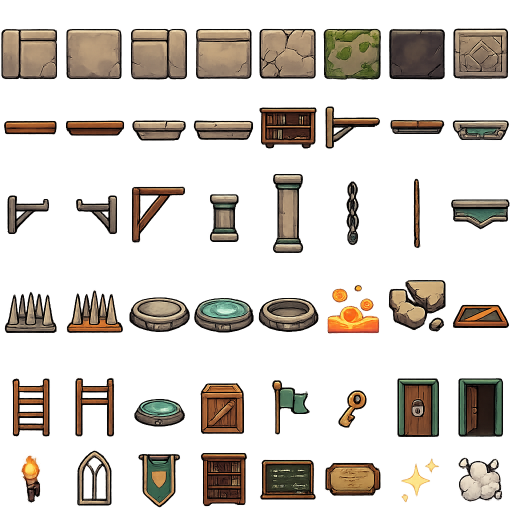
#> input picture assets/academy/games/one-room-platformer/tga-one-room-platformer-sideview-construction-pieces-concept-v0.2.png, 1024 x 1024 px, found by its file name (shown at 1/2 size)
$ python extract-construction-regions.py
#> lines starting #> are read from the running program, lines starting #| are printed output that depends on the picture; after the words box and inside, x2 and y2 are one past the last pixel; in counts of white or black regions, pixels touching at a corner belong together
import json
import numpy as np
from PIL import Image
from scipy.ndimage import label, find_objects
from collections import deque

def extract_regions():
    src_path = 'assets/academy/games/one-room-platformer/tga-one-room-platformer-sideview-construction-pieces-concept-v0.2.png'
    clean_path = 'assets/academy/games/one-room-platformer/tga-one-room-platformer-construction-pieces-cleaned-v0.2.png'
    manifest_path = 'manifests/academy.platformer-construction-pieces.regions.json'

    # 1. CLEAN
    img = Image.open(src_path).convert('RGBA')
#> img is the input picture: PIL image 1024x1024 RGBA; mean R, G, B, A 110.5, 88.2, 65.6, 71.4
    arr = np.array(img).astype(np.float32)
    h, w = arr.shape[:2]
#> h = 1024; w = 1024

    q = deque()
    for i in range(h):
        q.append((i, 0))
        q.append((i, w - 1))
    for j in range(w):
        q.append((0, j))
        q.append((h - 1, j))

    visited = set(q)

    # Flood-fill the background
    while q:
        cy, cx = q.popleft()
        c = arr[cy, cx]
        if c[3] == 0:
            continue

        c_diff = float(max(c[:3])) - float(min(c[:3]))
        # The background is checkerboard (c_diff < 20).
        # We also want to eat the torch glow, which is darker brown/orange.
        # Torch flame is very bright. Glow is darker.
        brightness = sum(c[:3]) / 3.0

        is_bg = (c_diff < 20)
        # Aggressive halo cleanup: also eat dark brownish colors from the torch glow
        # Torch glow checkerboard is typically around R=50-100, G=40-80, B=30-60
        if not is_bg and brightness < 80 and c[0] > c[1] and c_diff < 60:
            is_bg = True

        if is_bg:
            arr[cy, cx, 3] = 0  # transparent
            for dy, dx in [(-1,0), (1,0), (0,-1), (0,1)]:
                ny, nx = cy+dy, cx+dx
                if 0 <= ny < h and 0 <= nx < w:
                    if (ny, nx) not in visited:
                        visited.add((ny, nx))
                        q.append((ny, nx))
#> this loop made 4096 passes
#> c on passes 1 to 3: [139, 119, 97, 0], [116, 104, 90, 0], [139, 118, 96, 0]
#> after the loop, visited = 4092 items

    # Save cleaned image
    out_img = Image.fromarray(arr.astype(np.uint8))
    out_img.save(clean_path)
    print(f"Cleaned image saved to {clean_path}")

    # 2. DETECT
    mask = arr[:, :, 3] > 0
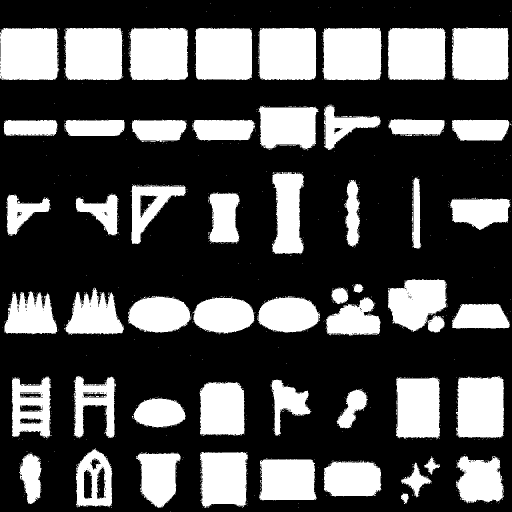
#> mask: shape (1024, 1024) bool (shown at 1/2 size); 30.7% white; 1392 white regions (1337 under 20 px), largest, box (x1, y1, x2, y2) and area: (645, 56, 763, 160) 11765, (0, 56, 118, 160) 11675, (256, 56, 376, 160) 11660
    # 0-pixel dilation (pure detection). We rely entirely on the logical grid grouping
    # in Phase 3 to merge disconnected parts like sparkles or floating embers,
    # ensuring closely packed items like the three buttons stay perfectly separated.
    labeled_array, num_features = label(mask)
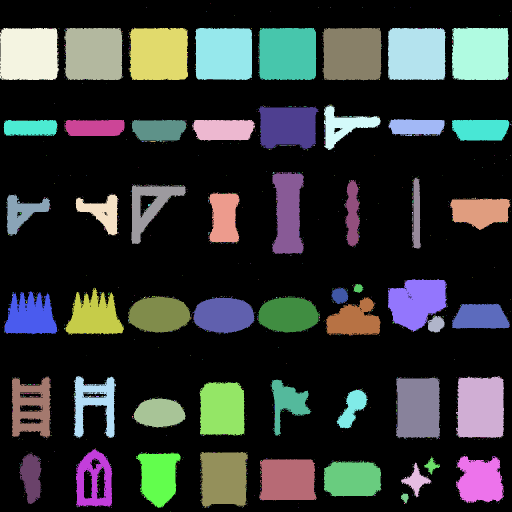
#> labeled_array: shape (1024, 1024) int32 (shown at 1/2 size); 2267 distinct labels, from 0 to 2266; one colour per label, 0 black
#> num_features = 2266
    objects = find_objects(labeled_array)
#> objects = 2266 items

    raw_regions = []
    for idx, obj in enumerate(objects):
        if obj is None: continue
        y_slice, x_slice = obj
        # Filter noise
        area = (y_slice.stop - y_slice.start) * (x_slice.stop - x_slice.start)
        if area < 100:
            continue

        raw_regions.append({
            'y': y_slice.start,
            'x': x_slice.start,
            'w': x_slice.stop - x_slice.start,
            'h': y_slice.stop - y_slice.start
        })
#> this loop made 2266 passes
#> area on passes 18, 19, 22: 11865, 12272, 12168
#> after the loop, raw_regions = 53 items

    # 3. MAP (Smarter Merge Pass based on logical cells)
    # The artist didn't use a perfect grid, but the items cluster into 8x6 logical cells.
    # We use approximate cell boundaries to group disconnected pieces of the same item.
    cells = {}
    for r in raw_regions:
        cx = r['x'] + r['w'] / 2.0
        cy = r['y'] + r['h'] / 2.0

        # Approximate boundaries for the 8x6 grid
        # Rows: 0, 162, 338, 512, 716, 882, 1024
        # Cols: 0, 124, 255, 383, 512, 640, 769, 899, 1024
        row_idx = 5
        for i, border in enumerate([162, 338, 512, 716, 882, 1024]):
            if cy < border:
                row_idx = i
                break

        col_idx = 7
        for i, border in enumerate([124, 255, 383, 512, 640, 769, 899, 1024]):
            if cx < border:
                col_idx = i
                break

        cell_key = (row_idx, col_idx)
        if cell_key not in cells:
            cells[cell_key] = []
        cells[cell_key].append(r)
#> this loop made 53 passes
#> (r, cx, cy, cell_key) on passes 1 to 11: ({'y': 55, 'x': 904, 'w': 113, 'h': 105}, 960.5, 107.5, (0, 7)), ({'y': 56, 'x': 0, 'w': 118, 'h': 104}, 59, 108, (0, 0)), ({'y': 56, 'x': 128, 'w': 117, 'h': 104}, 186.5, 108, (0, 1)), ({'y': 56, 'x': 259, 'w': 117, 'h': 104}, 317.5, 108, (0, 2)), ({'y': 56, 'x': 390, 'w': 114, 'h': 104}, 447, 108, (0, 3)), ({'y': 56, 'x': 517, 'w': 115, 'h': 104}, 574.5, 108, (0, 4)), ({'y': 56, 'x': 645, 'w': 118, 'h': 104}, 704, 108, (0, 5)), ({'y': 56, 'x': 776, 'w': 116, 'h': 104}, 834, 108, (0, 6)), ({'y': 212, 'x': 518, 'w': 119, 'h': 86}, 577.5, 255, (1, 4)), ({'y': 212, 'x': 648, 'w': 113, 'h': 88}, 704.5, 256, (1, 5)), ({'y': 238, 'x': 777, 'w': 112, 'h': 34}, 833, 255, (1, 6))
#> after the loop, cells = 48 items

    # Compute bounding box for each cell
    regions = []
    # Ensure they are sorted top-to-bottom, left-to-right by iterating the grid
    for row in range(6):
        for col in range(8):
            if (row, col) in cells:
                cell_regions = cells[(row, col)]
                min_x = min(r['x'] for r in cell_regions)
                min_y = min(r['y'] for r in cell_regions)
                max_x = max(r['x'] + r['w'] for r in cell_regions)
                max_y = max(r['y'] + r['h'] for r in cell_regions)

                regions.append({
                    'x': min_x,
                    'y': min_y,
                    'w': max_x - min_x,
                    'h': max_y - min_y
                })
#> after the loop, regions = 48 items

    manifest_regions = []
    for i, r in enumerate(regions, 1):
        # We can just assign region_01, region_02 as requested
        id_str = f"region_{i:02d}"
        manifest_regions.append({
            "id": id_str,
            "category": "construction-piece",
            "label": id_str,
            "sourceRect": r,
            "usage": "level-geometry",
            "reviewStatus": "draft"
        })
#> this loop made 48 passes
#> (r, id_str) on passes 1 to 12: ({'x': 0, 'y': 56, 'w': 118, 'h': 104}, 'region_01'), ({'x': 128, 'y': 56, 'w': 117, 'h': 104}, 'region_02'), ({'x': 259, 'y': 56, 'w': 117, 'h': 104}, 'region_03'), ({'x': 390, 'y': 56, 'w': 114, 'h': 104}, 'region_04'), ({'x': 517, 'y': 56, 'w': 115, 'h': 104}, 'region_05'), ({'x': 645, 'y': 56, 'w': 118, 'h': 104}, 'region_06'), ({'x': 776, 'y': 56, 'w': 116, 'h': 104}, 'region_07'), ({'x': 904, 'y': 55, 'w': 113, 'h': 105}, 'region_08'), ({'x': 7, 'y': 240, 'w': 107, 'h': 32}, 'region_09'), ({'x': 129, 'y': 240, 'w': 120, 'h': 32}, 'region_10'), ({'x': 264, 'y': 240, 'w': 108, 'h': 44}, 'region_11'), ({'x': 384, 'y': 239, 'w': 126, 'h': 42}, 'region_12')
#> after the loop, manifest_regions = 48 items

    manifest = {
        "domain": "platformer-construction-pieces",
        "operationalType": "region-manifest",
        "sourceSheet": src_path,
        "derivedSheet": clean_path,
        "regions": manifest_regions
    }

    with open(manifest_path, 'w') as f:
        json.dump(manifest, f, indent=2)

    print(f"Detected {len(manifest_regions)} regions.")
#| Detected 48 regions.
    print(f"Manifest saved to {manifest_path}")

if __name__ == '__main__':
    extract_regions()

$ run again, with assets/academy/games/one-room-platformer/tga-one-room-platformer-construction-pieces-cleaned-v0.1.png copied over assets/academy/games/one-room-platformer/tga-one-room-platformer-sideview-construction-pieces-concept-v0.2.png
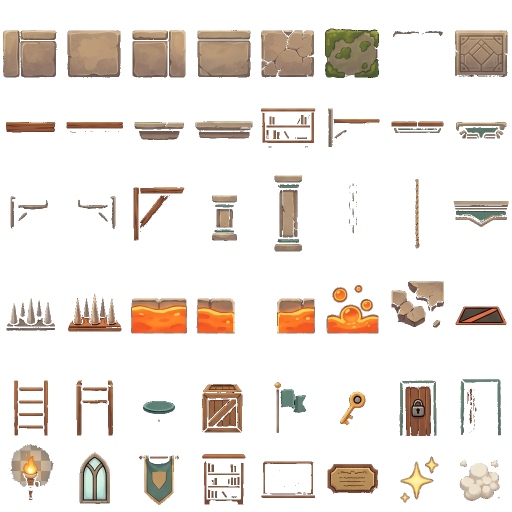
#> input picture assets/academy/games/one-room-platformer/tga-one-room-platformer-construction-pieces-cleaned-v0.1.png, 1024 x 1024 px, found by its file name (shown at 1/2 size)
#> in extract_regions, img is the input picture: PIL image 1024x1024 RGBA; mean R, G, B, A 132.3, 125, 118.6, 48.4
#> the loop in extract_regions, `while q:` made 4096 passes
#> c on passes 1 to 3: [119, 123, 122, 0], [161, 163, 162, 0], [120, 122, 121, 0]
#> after the loop in extract_regions, `while q:`: visited = 4092 items
#> in extract_regions, `mask = arr[:, :, 3] > 0`:
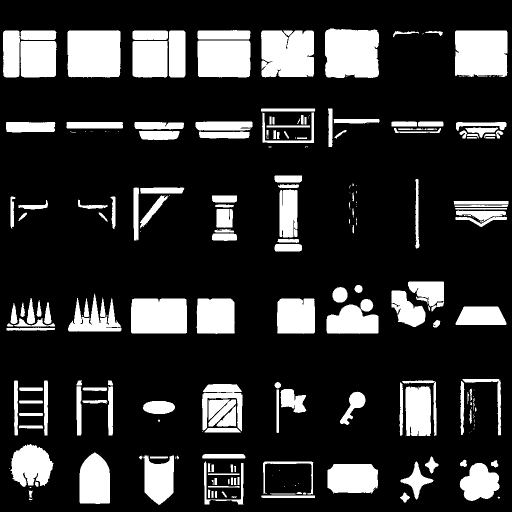
#> mask: shape (1024, 1024) bool (shown at 1/2 size); 19% white; 263 white regions (91 under 20 px), largest, box (x1, y1, x2, y2) and area: (650, 57, 758, 156) 9982, (135, 60, 241, 155) 9795, (910, 61, 1015, 154) 9377
#> in extract_regions, `labeled_array, num_features = label(mask)`:
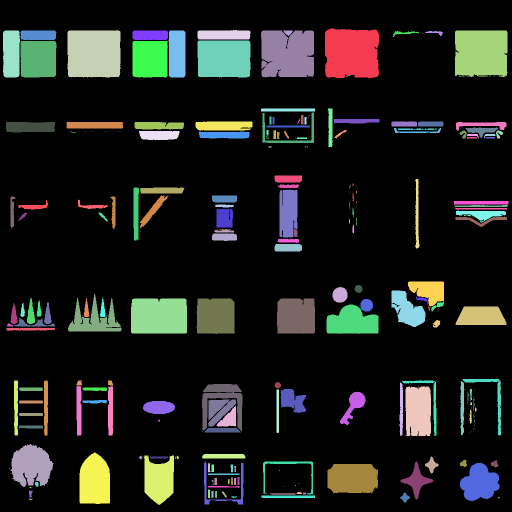
#> labeled_array: shape (1024, 1024) int32 (shown at 1/2 size); 299 distinct labels, from 0 to 298; one colour per label, 0 black
#> num_features = 298
#> objects = 298 items
#> the loop in extract_regions, `for idx, obj in enumerate(objects):` made 298 passes
#> area on passes 1, 3, 4: 10692, 10070, 2014
#> after the loop in extract_regions, `for idx, obj in enumerate(objects):`: raw_regions = 136 items
#> the loop in extract_regions, `for r in raw_regions:` made 136 passes
#> (r, cx, cy, cell_key) on passes 1 to 6: ({'y': 57, 'x': 650, 'w': 108, 'h': 99}, 704, 106.5, (0, 5)), ({'y': 60, 'x': 135, 'w': 106, 'h': 95}, 188, 107.5, (0, 1)), ({'y': 60, 'x': 395, 'w': 106, 'h': 19}, 448, 69.5, (0, 3)), ({'y': 61, 'x': 6, 'w': 34, 'h': 94}, 23, 108, (0, 0)), ({'y': 61, 'x': 41, 'w': 72, 'h': 19}, 77, 70.5, (0, 0)), ({'y': 61, 'x': 265, 'w': 71, 'h': 19}, 300.5, 70.5, (0, 2))
#> after the loop in extract_regions, `for r in raw_regions:`: cells = 47 items
#> the loop in extract_regions, `for i, r in enumerate(regions, 1):` made 47 passes
#> (r, id_str) on passes 1 to 8: ({'x': 6, 'y': 61, 'w': 107, 'h': 94}, 'region_01'), ({'x': 135, 'y': 60, 'w': 106, 'h': 95}, 'region_02'), ({'x': 265, 'y': 61, 'w': 106, 'h': 94}, 'region_03'), ({'x': 395, 'y': 60, 'w': 106, 'h': 95}, 'region_04'), ({'x': 522, 'y': 61, 'w': 106, 'h': 94}, 'region_05'), ({'x': 650, 'y': 57, 'w': 108, 'h': 99}, 'region_06'), ({'x': 786, 'y': 62, 'w': 100, 'h': 12}, 'region_07'), ({'x': 910, 'y': 61, 'w': 105, 'h': 93}, 'region_08')
#| Detected 47 regions.
